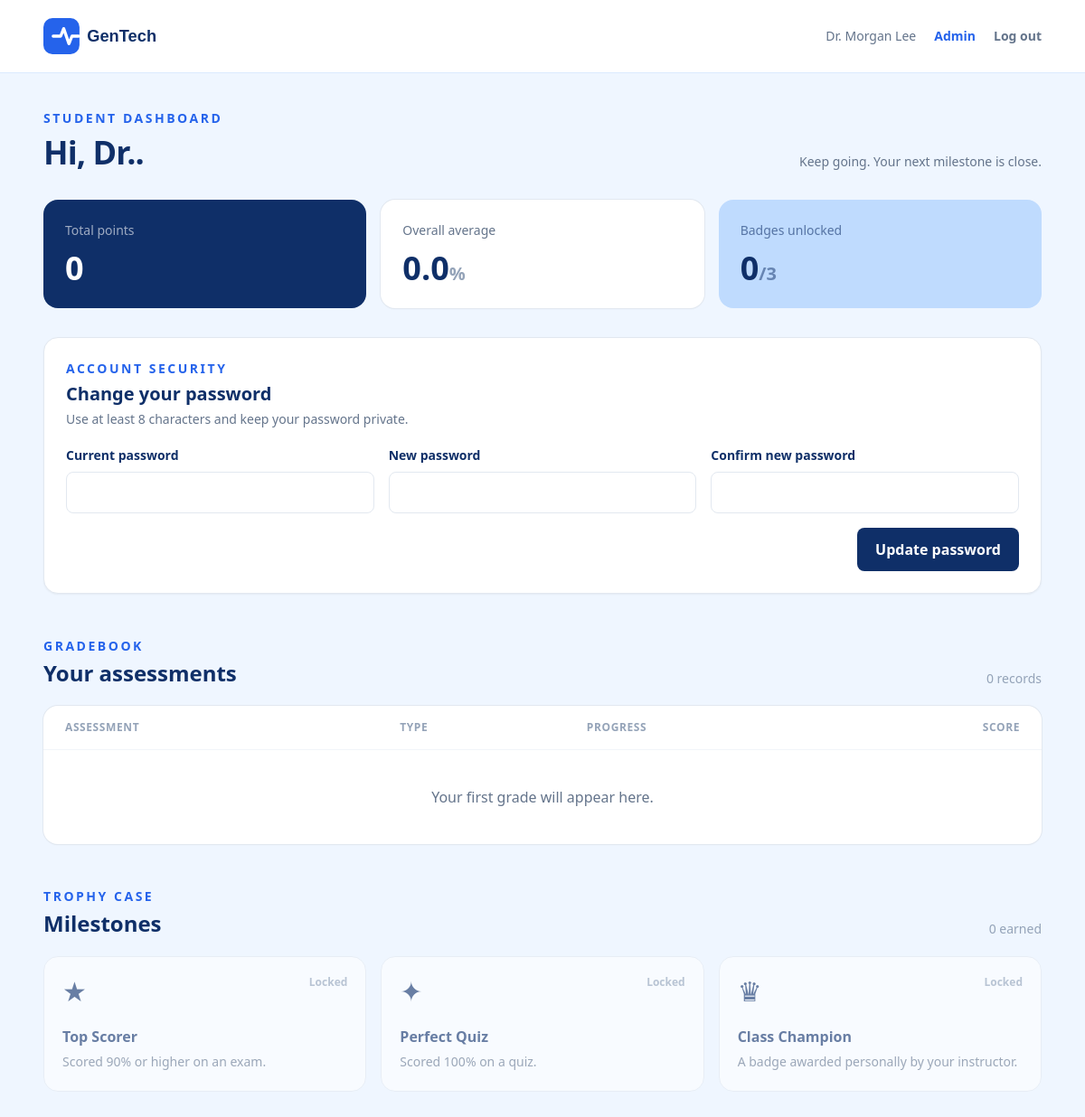
Page /dashboard (signed in) on the earlier database version.
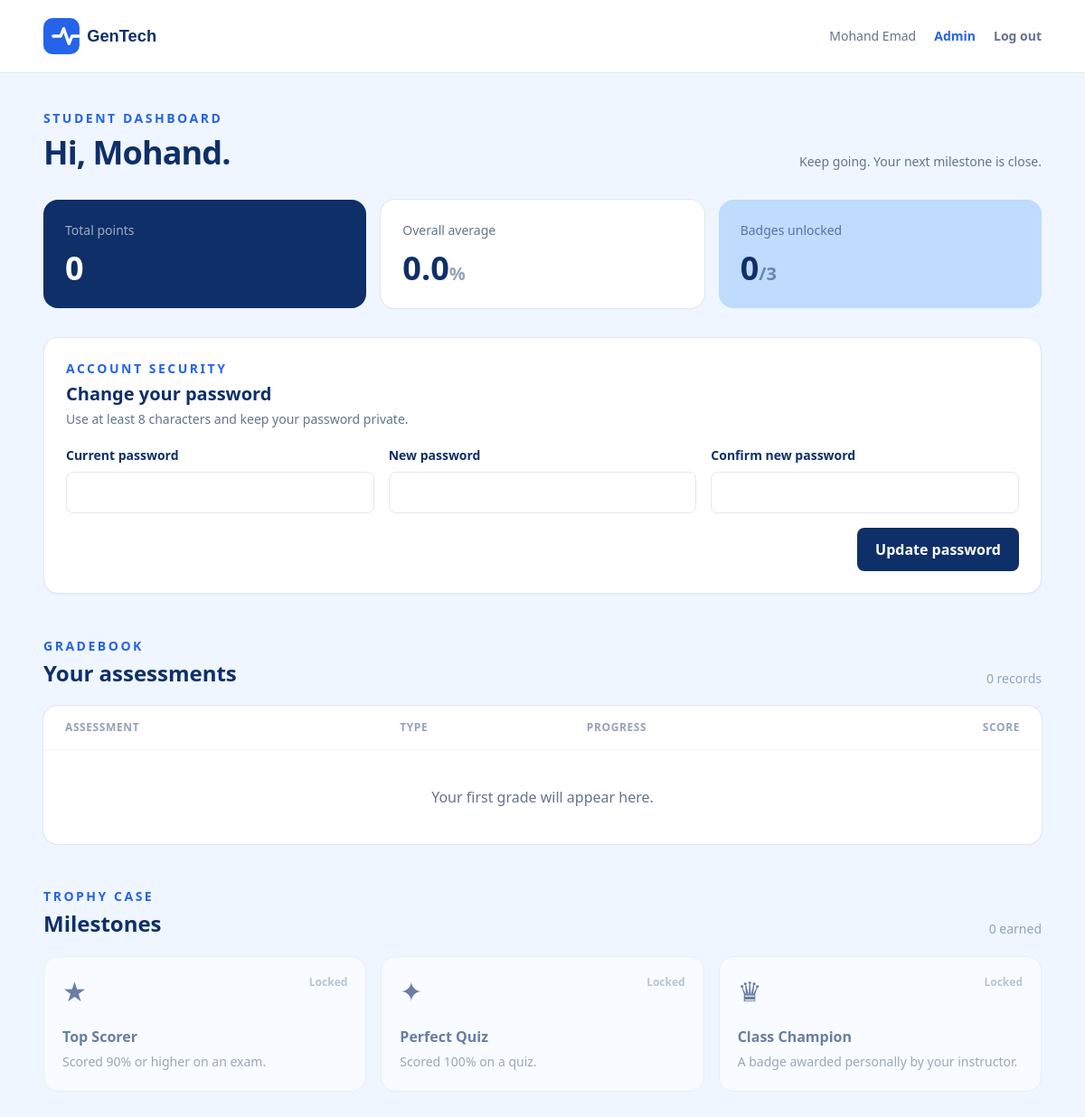
Same page on the later database version.
### app.py (models this page shows, shortened)
class User(db.Model):
    id = db.Column(db.Integer, primary_key=True)
    student_id = db.Column(db.String(50), unique=True, nullable=False, index=True)
    name = db.Column(db.String(120), nullable=False)
    email = db.Column(db.String(160), unique=True, nullable=True)
    password_hash = db.Column(db.String(255), nullable=False)
    role = db.Column(db.String(20), nullable=False, default="student")
    grades = db.relationship("Grade", back_populates="student", cascade="all, delete-orphan")
    badges = db.relationship("StudentBadge", back_populates="student", cascade="all, delete-orphan")

class Badge(db.Model):
    id = db.Column(db.Integer, primary_key=True)
    name = db.Column(db.String(100), unique=True, nullable=False)
    description = db.Column(db.String(255), nullable=False)
    icon_name = db.Column(db.String(20), nullable=False, default="award")
    criteria_type = db.Column(db.String(30), nullable=False, default="manual")
    awards = db.relationship("StudentBadge", back_populates="badge", cascade="all, delete-orphan")

### app.py (the view)
@app.get("/dashboard")
@login_required
def dashboard():
    user = current_user()
    grades = Grade.query.filter_by(student_id=user.id).join(Assessment).order_by(Assessment.type, Assessment.title).all()
    total_points = sum(grade.score for grade in grades)
    possible_points = sum(grade.assessment.max_score for grade in grades)
    average = total_points / possible_points * 100 if possible_points else 0
    all_badges = Badge.query.order_by(Badge.id).all()
    unlocked = {award.badge_id: award for award in user.badges}
    return render_template("dashboard.html", user=user, grades=grades, average=average, total_points=total_points, all_badges=all_badges, unlocked=unlocked)

### app.py (called while the page is built)
def current_user():
    user_id = session.get("user_id")
    return db.session.get(User, user_id) if user_id else None

@app.context_processor
def inject_user():
    return {"current_user": current_user()}

def login_required(view):
    @wraps(view)
    def wrapped(*args, **kwargs):
        if not current_user():
            return redirect(url_for("login"))
        return view(*args, **kwargs)
    return wrapped

### templates/dashboard.html (shortened to what this page needs)
<!doctype html>
<html lang="en">
<head><meta charset="utf-8"><meta name="viewport" content="width=device-width, initial-scale=1"><title>Dashboard | GenTech</title><script src="https://cdn.tailwindcss.com"></script></head>
<body class="min-h-screen bg-blue-50 text-[#0f2f68]">
  <header class="border-b border-blue-100 bg-white"><div class="mx-auto flex max-w-6xl items-center justify-between px-6 py-5"><a href="{{ url_for('dashboard') }}"><img src="{{ url_for('static', filename='logo-placeholder.svg') }}" alt="GenTech" class="h-10 w-auto"></a><div class="flex items-center gap-5"><span class="hidden text-sm text-slate-500 sm:block">{{ user.name }}</span>{% if user.role == 'admin' %}<a href="{{ url_for('admin') }}" class="text-sm font-bold text-blue-600">Admin</a>{% endif %}<a href="{{ url_for('logout') }}" class="text-sm font-semibold text-slate-500 hover:text-blue-800">Log out</a></div></div></header>
  <main class="mx-auto max-w-6xl px-6 py-10">
    <div class="flex flex-col justify-between gap-3 sm:flex-row sm:items-end"><div><p class="text-sm font-bold uppercase tracking-[.18em] text-[#2563eb]">Student dashboard</p><h1 class="mt-2 text-4xl font-black tracking-tight">Hi, {{ user.name.split(' ')[0] }}.</h1></div><p class="text-sm text-slate-500">Keep going. Your next milestone is close.</p></div>
    <section class="mt-8 grid gap-4 sm:grid-cols-3"><div class="rounded-2xl bg-[#0f2f68] p-6 text-white"><p class="text-sm text-white/60">Total points</p><p class="mt-3 text-4xl font-black">{{ '%.0f'|format(total_points) }}</p></div><div class="rounded-2xl bg-white p-6 shadow-sm ring-1 ring-slate-200"><p class="text-sm text-slate-500">Overall average</p><p class="mt-3 text-4xl font-black">{{ '%.1f'|format(average) }}<span class="text-xl text-slate-400">%</span></p></div><div class="rounded-2xl bg-[#bfdbfe] p-6"><p class="text-sm text-[#0f2f68]/60">Badges unlocked</p><p class="mt-3 text-4xl font-black">{{ unlocked|length }}<span class="text-xl text-[#0f2f68]/50">/{{ all_badges|length }}</span></p></div></section>
    <section class="mt-8 rounded-2xl border border-slate-200 bg-white p-6 shadow-sm"><div class="flex flex-col justify-between gap-2 sm:flex-row sm:items-center"><div><p class="text-sm font-bold uppercase tracking-[.18em] text-[#2563eb]">Account security</p><h2 class="mt-1 text-xl font-black">Change your password</h2><p class="mt-1 text-sm text-slate-500">Use at least 8 characters and keep your password private.</p></div></div><form method="post" action="{{ url_for('change_password') }}" class="mt-5 grid gap-4 md:grid-cols-3"><label class="text-sm font-semibold">Current password<input name="current_password" type="password" required autocomplete="current-password" class="mt-2 w-full rounded-lg border border-slate-200 p-3 outline-none ring-[#2563eb] focus:ring-2"></label><label class="text-sm font-semibold">New password<input name="new_password" type="password" minlength="8" required autocomplete="new-password" class="mt-2 w-full rounded-lg border border-slate-200 p-3 outline-none ring-[#2563eb] focus:ring-2"></label><label class="text-sm font-semibold">Confirm new password<input name="confirm_password" type="password" minlength="8" required autocomplete="new-password" class="mt-2 w-full rounded-lg border border-slate-200 p-3 outline-none ring-[#2563eb] focus:ring-2"></label><button class="rounded-lg bg-[#0f2f68] px-5 py-3 font-bold text-white hover:bg-slate-700 md:col-span-3 md:justify-self-end">Update password</button></form></section>
    <section class="mt-12"><div class="flex items-end justify-between"><div><p class="text-sm font-bold uppercase tracking-[.18em] text-[#2563eb]">Gradebook</p><h2 class="mt-1 text-2xl font-black">Your assessments</h2></div><span class="text-sm text-slate-400">{{ grades|length }} records</span></div><div class="mt-5 overflow-hidden rounded-2xl bg-white shadow-sm ring-1 ring-slate-200"><div class="hidden grid-cols-[1.3fr_.7fr_1fr_.7fr] gap-4 border-b border-slate-100 px-6 py-4 text-xs font-bold uppercase tracking-wider text-slate-400 sm:grid"><span>Assessment</span><span>Type</span><span>Progress</span><span class="text-right">Score</span></div>{% for grade in grades %}<div class="grid gap-3 border-b border-slate-100 px-6 py-5 last:border-0 sm:grid-cols-[1.3fr_.7fr_1fr_.7fr] sm:items-center sm:gap-4"><div><p class="font-bold">{{ grade.assessment.title }}</p><p class="text-xs text-slate-400 sm:hidden">{{ grade.assessment.type|capitalize }}</p></div><span class="hidden text-sm capitalize text-slate-500 sm:block">{{ grade.assessment.type }}</span><div><div class="mb-1 flex justify-between text-xs text-slate-400"><span>{{ '%.0f'|format(grade.score) }}/{{ '%.0f'|format(grade.assessment.max_score) }}</span><span>{{ '%.0f'|format(grade.score / grade.assessment.max_score * 100) }}%</span></div><div class="h-2 overflow-hidden rounded-full bg-slate-100"><div class="h-full rounded-full bg-[#2563eb]" style="width: {{ [grade.score / grade.assessment.max_score * 100, 100]|min }}%"></div></div></div><p class="text-left font-black sm:text-right">{{ '%.1f'|format(grade.score) }} <span class="font-normal text-slate-400">/ {{ '%.1f'|format(grade.assessment.max_score) }}</span></p></div>{% else %}<p class="px-6 py-10 text-center text-slate-500">Your first grade will appear here.</p>{% endfor %}</div></section>
    <section class="mt-12"><p class="text-sm font-bold uppercase tracking-[.18em] text-[#2563eb]">Trophy case</p><div class="mt-1 flex items-end justify-between"><h2 class="text-2xl font-black">Milestones</h2><span class="text-sm text-slate-400">{{ unlocked|length }} earned</span></div><div class="mt-5 grid gap-4 sm:grid-cols-2 lg:grid-cols-3">{% for badge in all_badges %}{% set award = unlocked.get(badge.id) %}<article class="rounded-2xl border p-5 {% if award %}border-[#bfdbfe] bg-[#fffaf6]{% else %}border-slate-200 bg-white opacity-60{% endif %}"><div class="flex items-start justify-between"><span class="text-3xl">{% if badge.icon_name == 'star' %}★{% elif badge.icon_name == 'sparkles' %}✦{% else %}♛{% endif %}</span>{% if award %}<span class="rounded-full bg-[#bfdbfe] px-2.5 py-1 text-xs font-bold">Unlocked</span>{% else %}<span class="text-xs font-semibold text-slate-400">Locked</span>{% endif %}</div><h3 class="mt-5 font-black">{{ badge.name }}</h3><p class="mt-1 text-sm leading-6 text-slate-500">{{ badge.description }}</p>{% if award %}<p class="mt-4 text-xs font-semibold text-[#2563eb]">Unlocked {{ award.unlocked_at.strftime('%b %d, %Y') if award.unlocked_at else '' }}</p>{% endif %}</article>{% endfor %}</div></section>
  </main>
</body>
</html>

Differences in the rows shown:
changed User: name "Dr. Morgan Lee" → "Mohand Emad"; name "Dr." → "Mohand"
